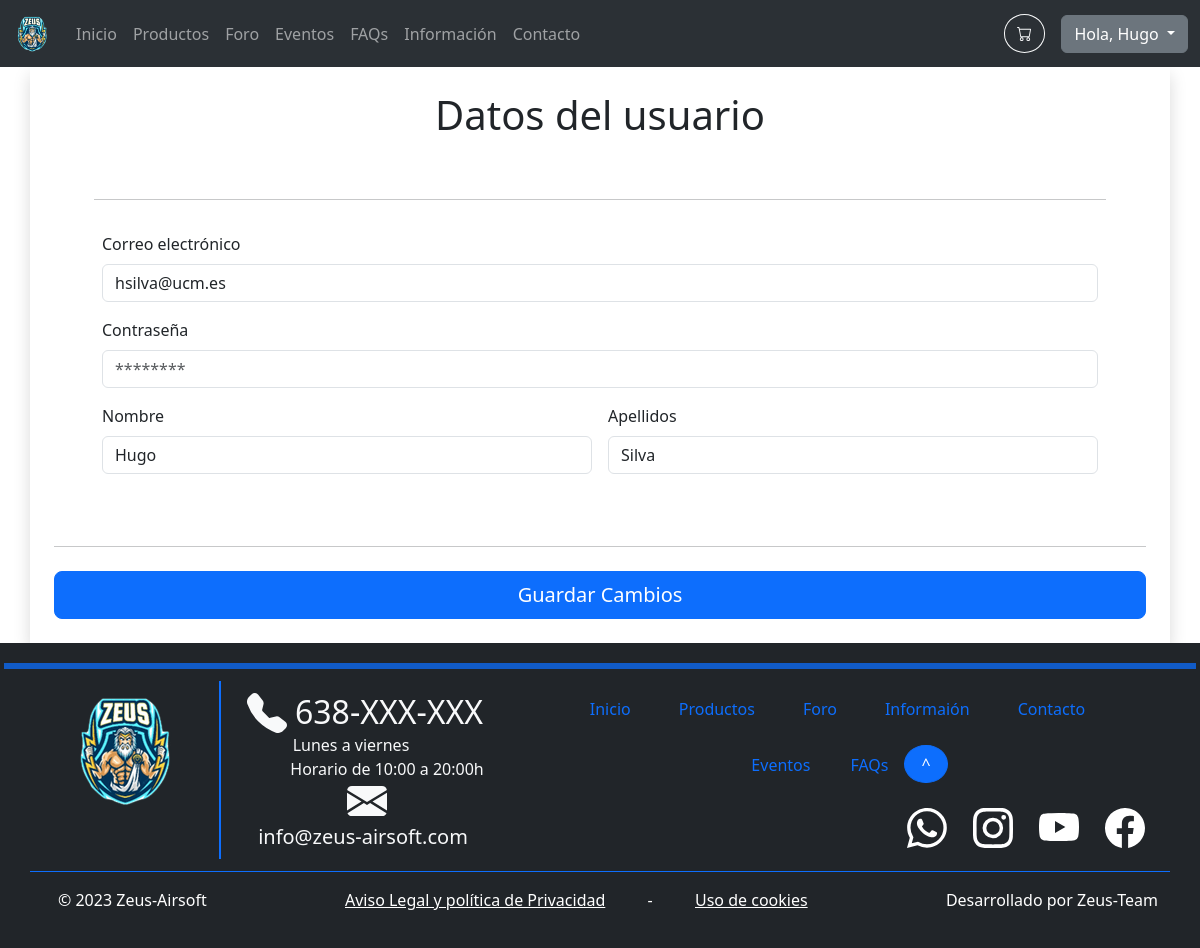
/account.php (signed in), run on the app's committed database.
### tables this page shows
CREATE TABLE `users` (
  `id` int(11) NOT NULL,
  `name` varchar(32) NOT NULL,
  `surname` varchar(64) NOT NULL,
  `email` varchar(320) NOT NULL,
  `passwordHash` char(60) NOT NULL
);

### includes/config.php (called while the page is built, shortened)
<?php
spl_autoload_register(function ($class) {
	$namespaceLength = strlen(NAMESPACE_PREFIX);
	$relativeClass = substr($class, $namespaceLength);
	$file = INCLUDES_ROOT . '/' . str_replace('\\', '/', $relativeClass) . '.php';
});

### includes/database/DatabaseProxy.php (called while the page is built, shortened)
<?php
require_once 'includes/config.php';
class DatabaseProxy
{
    private $m_Connection;
    public function __construct($databaseOptions = array())
    {
        $databaseOptions = array_merge(self::DEFAULT_OPTIONS, $databaseOptions);
        $host = $databaseOptions[self::HOST_KEY];
        $name = $databaseOptions[self::DATABASE_NAME_KEY];
        $username = $databaseOptions[self::USERNAME_KEY];
        $password = $databaseOptions[self::PASSWORD_KEY];
        $PDOOptions = $databaseOptions[self::PDO_OPTIONS_KEY];
        try {
            $this->m_Connection = new PDO("mysql:host=$host;dbname=$name", $username, $password, $PDOOptions);
        } catch (PDOException $e) {
            die('PDO connection error: ' . $e->getMessage());
        }
    }
    public function prepare($query)
    {
        return $this->m_Connection->prepare($query);
    }
}

### includes/Application.php (called while the page is built, shortened)
<?php
require_once 'includes/config.php';
class Application
{
    private static $s_Instance;
    private $m_DatabaseProxy;
    private function __construct()
    {
        $this->m_DatabaseProxy = new DatabaseProxy();
    }
    public static function getInstance() : Application
    {
        if (!isset(self::$s_Instance))
            self::$s_Instance = new Application();
        return self::$s_Instance;
    }
    public function getDatabaseProxy() : DatabaseProxy
    {
        return $this->m_DatabaseProxy;
    }
}

### includes/DAO/DAO.php (called while the page is built, shortened)
<?php
require_once 'includes/config.php';
abstract class DAO
{
    protected $m_TableName;
    protected $m_DatabaseProxy;
    public function __construct($tableName)
    {
        $this->m_TableName = $tableName;
        $this->m_DatabaseProxy = Application::getInstance()->getDatabaseProxy();
    }
    public function read($id = null, $filters = array()): array
    {
        if ($id != null)
            $filters[self::ID_KEY] = $id;
        $filterConstraint = " WHERE ";
        $filterKeys = array_keys($filters);
        $numFilters = count($filters);
        for ($i = 0; $i < $numFilters; ++$i) {
            $filterConstraint .= "{$filterKeys[$i]} = :{$filterKeys[$i]}";
        }
        $query = "SELECT * FROM {$this->m_TableName}" . ($numFilters > 0 ? $filterConstraint : '');
        $statement = $this->m_DatabaseProxy->prepare($query);
        foreach ($filters as $filterKey => $filterValue)
            $statement->bindValue(":$filterKey", $filterValue);
        $statement->execute();
        $results = array();
        foreach ($statement as $result)
            array_push($results, $this->createDTOFromArray($result));
        return $results;
    }
}

### includes/DAO/UserDAO.php (called while the page is built, shortened)
<?php
require_once 'includes/config.php';
class UserDAO extends DAO
{
    protected function createDTOFromArray($array): DTO
    {
        $id = $array[self::ID_KEY] ?? -1;
        $name = $array[self::NAME_KEY];
        $surname = $array[self::SURNAME_KEY];
        $email = $array[self::EMAIL_KEY];
        $passwordHash = $array[self::PASSWORD_HASH_KEY];
        return new UserDTO($id, $name, $surname, $email, $passwordHash);
    }
}

### includes/DTO/UserDTO.php (called while the page is built, shortened)
<?php
require_once 'includes/config.php';
class UserDTO extends DTO
{
    private $m_Name;
    private $m_Surname;
    private $m_Email;
    public function __construct($id, $name, $surname, $email, $passwordHash)
    {
        $this->m_Name = $name;
        $this->m_Surname = $surname;
        $this->m_Email = $email;
    }
    public function getName()
    {
        return $this->m_Name;
    }
    public function getSurname(){
        return $this->m_Surname;
    }
    public function getEmail()
    {
        return $this->m_Email;
    }
}

### includes/forms/AccountForm.php (the view, shortened to what this page needs)
<?php
require_once 'includes/config.php';
class AccountForm extends Form
{
    private $m_userID;
    public function __construct($m_userID)
    {
        $this->m_userID = $m_userID;
    }
    protected function generateFormFields($data)
    {
        $userDAO = new UserDAO();
        $userDTO = $userDAO->read($this->m_userID)[0];
        $userName = $userDTO->getName();
        $userSurname = $userDTO->getSurname();
        $email = $userDTO->getEmail();
        $errorsHTML = '';
        return <<<HTML
        <div class="row g-3 p-5">
            <hr class="mt-1">
            {$errorsHTML}
            <div class="col-sm-12">
                <label for="email" class="form-label">Correo electrónico</label>
                <input type="email" class="form-control" name="email" value="$email" >
            </div>
            <div class="col-sm-12">
                <label for="password" class="form-label">Contraseña</label>
                <input type="password" class="form-control" name="password" placeholder="********" required readonly>
            </div>
            <div class="col-sm-6">
                <label for="userName" class="form-label">Nombre</label>
                <input type="text" class="form-control" name="userName" value="$userName" >
            </div>
            <div class="col-sm-6">
                <label for="userSurname" class="form-label">Apellidos</label>
                <input type="text" class="form-control" name="userSurname" value="$userSurname" >
            </div>
        </div>
        <hr class="my-4">
        <button class="w-100 btn btn-primary btn-lg" type="submit">Guardar Cambios</button>
        HTML;
    }
}

### includes/common/navbar.php (shortened to what this page needs)
<?php
require_once 'includes/config.php';
$current_page = basename($_SERVER['PHP_SELF']);
$logoPath = 'images/logo.png';
$menu = array(
    "index.php" => 'Inicio',
    "products.php" => 'Productos',
    "forum.php" => 'Foro',
    "events.php" => 'Eventos',
    "faqs.php" => 'FAQs',
    "information.php" => 'Información',
    "contact.php" => 'Contacto'
);
?>
<nav class="navbar navbar-dark bg-dark navbar-expand-lg bg-body-tertiary" data-bs-theme="dark">
    <div class="container-fluid">
        <a class="navbar-brand" href="index.php">
            <img src="<?= $logoPath ?>" alt="Logo" width="40" height="40" class="d-inline-block align-text-top">
        </a>
        <div class="collapse navbar-collapse" id="navbarText">
            <ul class="navbar-nav me-auto mb-2 mb-lg-0 justify-content-center">
                <?php foreach ($menu as $key => $value) : ?>
                    <li class="nav-item">
                        <a class="nav-link<?= $key == $current_page ? ' active' : '' ?>" href="<?= $key ?>"><?= $value ?></a>
                    </li>
                <?php endforeach ?>
            </ul>
            <form action="shoppingCart.php">
                <button type="submit" class="rounded-circle btn btn-outline-light me-3 pt-1">
                </button>
            </form>
            <?php if (isset($_SESSION["user"])) : ?>
                <div class="dropdown">
                    <button class="btn btn-secondary dropdown-toggle" type="button" data-bs-toggle="dropdown" aria-expanded="false">
                        Hola, <?= $_SESSION["user"]->getName() ?>
                    </button>
                </div>
            <?php endif ?>
        </div>
    </div>
</nav>

### data on the page
users: name "Hugo", email "hsilva@ucm.es", userName "Hugo", userSurname "Silva"

### other printed values
$value "Inicio"
$value "Productos"
$value "Foro"
$value "Eventos"
$value "FAQs"
$value "Información"
$value "Contacto"
